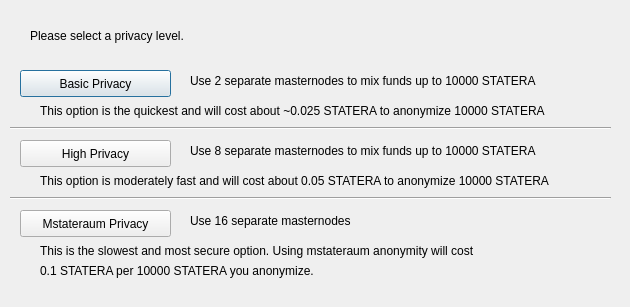
<?xml version="1.0" encoding="UTF-8"?>
<ui version="4.0">
 <class>ObfuscationConfig</class>
 <widget class="QDialog" name="ObfuscationConfig">
  <property name="geometry">
   <rect>
    <x>0</x>
    <y>0</y>
    <width>630</width>
    <height>307</height>
   </rect>
  </property>
  <property name="windowTitle">
   <string>Configure Obfuscation</string>
  </property>
  <widget class="QPushButton" name="buttonBasic">
   <property name="geometry">
    <rect>
     <x>20</x>
     <y>70</y>
     <width>151</width>
     <height>27</height>
    </rect>
   </property>
   <property name="text">
    <string>Basic Privacy</string>
   </property>
  </widget>
  <widget class="QPushButton" name="buttonHigh">
   <property name="geometry">
    <rect>
     <x>20</x>
     <y>140</y>
     <width>151</width>
     <height>27</height>
    </rect>
   </property>
   <property name="text">
    <string>High Privacy</string>
   </property>
  </widget>
  <widget class="QPushButton" name="buttonMax">
   <property name="geometry">
    <rect>
     <x>20</x>
     <y>210</y>
     <width>151</width>
     <height>27</height>
    </rect>
   </property>
   <property name="text">
    <string>Mstateraum Privacy</string>
   </property>
  </widget>
  <widget class="QLabel" name="label">
   <property name="geometry">
    <rect>
     <x>30</x>
     <y>20</y>
     <width>571</width>
     <height>31</height>
    </rect>
   </property>
   <property name="text">
    <string>Please select a privacy level.</string>
   </property>
  </widget>
  <widget class="QLabel" name="label_2">
   <property name="geometry">
    <rect>
     <x>190</x>
     <y>70</y>
     <width>421</width>
     <height>21</height>
    </rect>
   </property>
   <property name="text">
    <string>Use 2 separate masternodes to mix funds up to 10000 STATERA</string>
   </property>
  </widget>
  <widget class="QLabel" name="label_3">
   <property name="geometry">
    <rect>
     <x>190</x>
     <y>140</y>
     <width>411</width>
     <height>21</height>
    </rect>
   </property>
   <property name="text">
    <string>Use 8 separate masternodes to mix funds up to 10000 STATERA</string>
   </property>
  </widget>
  <widget class="QLabel" name="label_4">
   <property name="geometry">
    <rect>
     <x>190</x>
     <y>210</y>
     <width>421</width>
     <height>21</height>
    </rect>
   </property>
   <property name="text">
    <string>Use 16 separate masternodes</string>
   </property>
  </widget>
  <widget class="QLabel" name="label_6">
   <property name="geometry">
    <rect>
     <x>40</x>
     <y>100</y>
     <width>561</width>
     <height>21</height>
    </rect>
   </property>
   <property name="text">
    <string>This option is the quickest and will cost about ~0.025 STATERA to anonymize 10000 STATERA</string>
   </property>
  </widget>
  <widget class="QLabel" name="label_7">
   <property name="geometry">
    <rect>
     <x>40</x>
     <y>170</y>
     <width>561</width>
     <height>21</height>
    </rect>
   </property>
   <property name="text">
    <string>This option is moderately fast and will cost about 0.05 STATERA to anonymize 10000 STATERA</string>
   </property>
  </widget>
  <widget class="QLabel" name="label_8">
   <property name="geometry">
    <rect>
     <x>40</x>
     <y>240</y>
     <width>561</width>
     <height>21</height>
    </rect>
   </property>
   <property name="text">
    <string>This is the slowest and most secure option. Using mstateraum anonymity will cost</string>
   </property>
  </widget>
  <widget class="QLabel" name="label_9">
   <property name="geometry">
    <rect>
     <x>40</x>
     <y>260</y>
     <width>561</width>
     <height>21</height>
    </rect>
   </property>
   <property name="text">
    <string>0.1 STATERA per 10000 STATERA you anonymize.</string>
   </property>
  </widget>
  <widget class="Line" name="line">
   <property name="geometry">
    <rect>
     <x>10</x>
     <y>120</y>
     <width>601</width>
     <height>16</height>
    </rect>
   </property>
   <property name="orientation">
    <enum>Qt::Horizontal</enum>
   </property>
  </widget>
  <widget class="Line" name="line_2">
   <property name="geometry">
    <rect>
     <x>10</x>
     <y>190</y>
     <width>601</width>
     <height>16</height>
    </rect>
   </property>
   <property name="orientation">
    <enum>Qt::Horizontal</enum>
   </property>
  </widget>
 </widget>
 <resources/>
 <connections/>
</ui>
